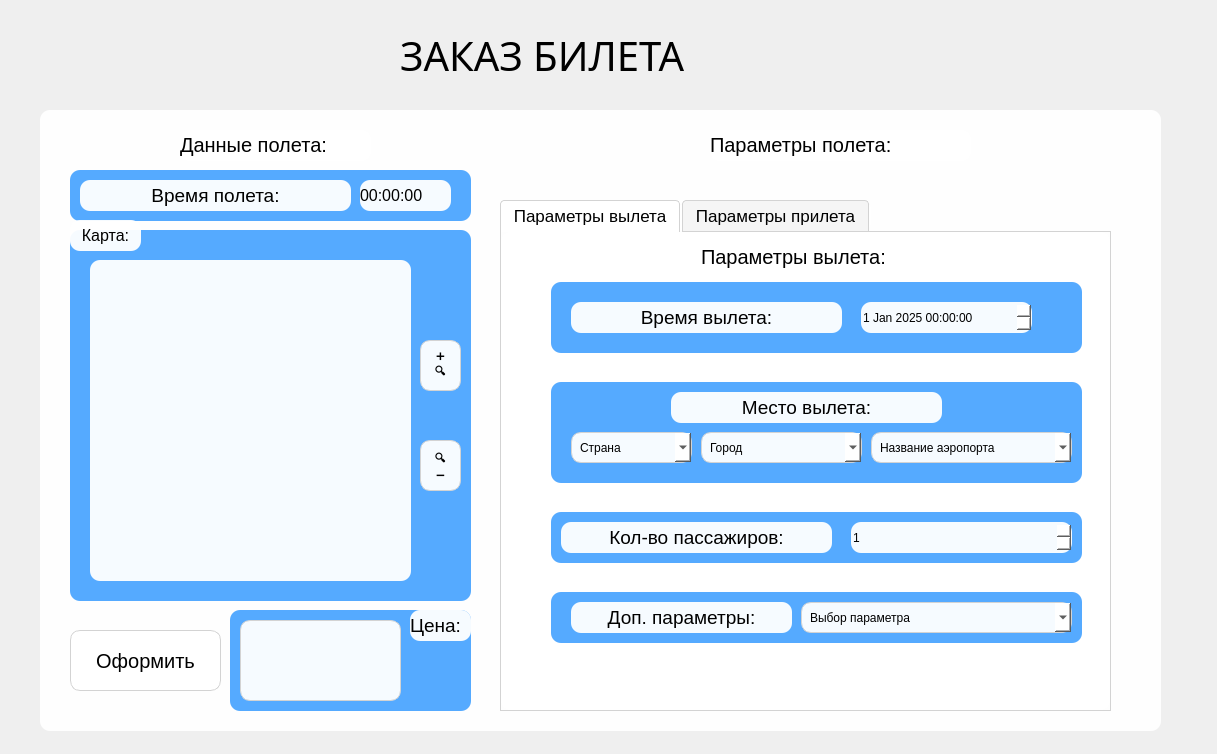
<?xml version="1.0" encoding="UTF-8"?>
<ui version="4.0">
 <class>MainWindow</class>
 <widget class="QMainWindow" name="MainWindow">
  <property name="geometry">
   <rect>
    <x>0</x>
    <y>0</y>
    <width>1217</width>
    <height>754</height>
   </rect>
  </property>
  <property name="windowTitle">
   <string>AVIATO:MAIN</string>
  </property>
  <property name="styleSheet">
   <string notr="true">QSpinBox { text-align: center; }

/* Кнопки */
QPushButton {
    background-color: #f5f5f5;
    border: 1px solid #d3d3d3;
    border-radius: 4px;
    padding: 5px 12px;
}

QPushButton:hover {
    background-color: #e9e9e9;
    border-color: #b5b5b5;
}

QPushButton:pressed {
    background-color: #d9d9d9;
}

QPushButton:focus {
    border: 1px solid #1e90ff;
    outline: none;
}

/* Акцентные кнопки */
QPushButton[accent=&quot;true&quot;] {
    background-color: #1e90ff;
    color: white;
}

QPushButton[accent=&quot;true&quot;]:hover {
    background-color: #1c7fe6;
}

QPushButton[accent=&quot;true&quot;]:pressed {
    background-color: #1a6fcc;
}

/* Поля ввода */
QLineEdit, QTextEdit, QPlainTextEdit, QComboBox {
    border: 1px solid #d3d3d3;
    border-radius: 4px;
    padding: 5px 8px;
    background-color: white;
    selection-background-color: #1e90ff;
    selection-color: white;
}

QLineEdit:focus, QTextEdit:focus, QPlainTextEdit:focus, QComboBox:focus {
    border: 1px solid #1e90ff;
    outline: none;
}

/* Чекбоксы и радиокнопки */
QCheckBox::indicator, QRadioButton::indicator {
    width: 16px;
    height: 16px;
}

QCheckBox::indicator:checked, QRadioButton::indicator:checked {
    background-color: #1e90ff;
    border: 1px solid #1c7fe6;
}

/* Полосы прокрутки */
QScrollBar:vertical {
    border: none;
    background: #f5f5f5;
    width: 10px;
    margin: 0px 0px 0px 0px;
}

QScrollBar::handle:vertical {
    background: #d3d3d3;
    min-height: 20px;
    border-radius: 4px;
}

QScrollBar::handle:vertical:hover {
    background: #b5b5b5;
}

QScrollBar::add-line:vertical, QScrollBar::sub-line:vertical {
    background: none;
}

/* Вкладки */
QTabWidget::pane {
    border: 1px solid #d3d3d3;
    top: -1px;
}

QTabBar::tab {
    background: #f5f5f5;
    border: 1px solid #d3d3d3;
    padding: 5px 12px;
    margin-right: 2px;
    border-top-left-radius: 4px;
    border-top-right-radius: 4px;
}

QTabBar::tab:selected {
    background: white;
    border-bottom-color: white;
}

QTabBar::tab:hover {
    background: #e9e9e9;
}

/* Меню */
QMenuBar {
    background-color: #ffffff;
    border-bottom: 1px solid #d3d3d3;
}

QMenuBar::item:selected {
    background-color: #e9e9e9;
}

QMenu {
    background-color: white;
    border: 1px solid #d3d3d3;
    padding: 4px;
}

QMenu::item:selected {
    background-color: #1e90ff;
    color: white;
}

/* Прогресс-бар */
QProgressBar {
    border: 1px solid #d3d3d3;
    border-radius: 4px;
    text-align: center;
}

QProgressBar::chunk {
    background-color: #1e90ff;
    width: 10px;
}</string>
  </property>
  <widget class="QWidget" name="centralwidget">
   <widget class="QLabel" name="label">
    <property name="geometry">
     <rect>
      <x>400</x>
      <y>20</y>
      <width>411</width>
      <height>71</height>
     </rect>
    </property>
    <property name="font">
     <font>
      <family>Segoe UI Black</family>
      <pointsize>30</pointsize>
     </font>
    </property>
    <property name="text">
     <string>ЗАКАЗ БИЛЕТА</string>
    </property>
   </widget>
   <widget class="QFrame" name="frame">
    <property name="geometry">
     <rect>
      <x>40</x>
      <y>110</y>
      <width>1121</width>
      <height>621</height>
     </rect>
    </property>
    <property name="styleSheet">
     <string notr="true">border-radius: 10px;
background-color: rgba(255, 255, 255, 0.95);</string>
    </property>
    <property name="frameShape">
     <enum>QFrame::StyledPanel</enum>
    </property>
    <property name="frameShadow">
     <enum>QFrame::Raised</enum>
    </property>
    <widget class="Line" name="line_5">
     <property name="geometry">
      <rect>
       <x>30</x>
       <y>120</y>
       <width>401</width>
       <height>371</height>
      </rect>
     </property>
     <property name="styleSheet">
      <string notr="true">background-color: rgb(85, 170, 255);</string>
     </property>
     <property name="orientation">
      <enum>Qt::Horizontal</enum>
     </property>
    </widget>
    <widget class="QLabel" name="label_8">
     <property name="geometry">
      <rect>
       <x>50</x>
       <y>150</y>
       <width>321</width>
       <height>321</height>
      </rect>
     </property>
     <property name="text">
      <string/>
     </property>
    </widget>
    <widget class="Line" name="line_6">
     <property name="geometry">
      <rect>
       <x>30</x>
       <y>60</y>
       <width>401</width>
       <height>51</height>
      </rect>
     </property>
     <property name="styleSheet">
      <string notr="true">background-color: rgb(85, 170, 255);</string>
     </property>
     <property name="orientation">
      <enum>Qt::Horizontal</enum>
     </property>
    </widget>
    <widget class="QLabel" name="label_10">
     <property name="geometry">
      <rect>
       <x>140</x>
       <y>20</y>
       <width>191</width>
       <height>31</height>
      </rect>
     </property>
     <property name="font">
      <font>
       <pointsize>15</pointsize>
      </font>
     </property>
     <property name="text">
      <string>&lt;html&gt;&lt;head/&gt;&lt;body&gt;&lt;p&gt;Данные полета:&lt;/p&gt;&lt;/body&gt;&lt;/html&gt;</string>
     </property>
    </widget>
    <widget class="QLabel" name="label_11">
     <property name="geometry">
      <rect>
       <x>40</x>
       <y>70</y>
       <width>271</width>
       <height>31</height>
      </rect>
     </property>
     <property name="font">
      <font>
       <pointsize>14</pointsize>
      </font>
     </property>
     <property name="text">
      <string>Время полета:</string>
     </property>
     <property name="alignment">
      <set>Qt::AlignCenter</set>
     </property>
    </widget>
    <widget class="QLabel" name="label_12">
     <property name="geometry">
      <rect>
       <x>320</x>
       <y>70</y>
       <width>91</width>
       <height>31</height>
      </rect>
     </property>
     <property name="font">
      <font>
       <pointsize>12</pointsize>
      </font>
     </property>
     <property name="text">
      <string>00:00:00</string>
     </property>
    </widget>
    <widget class="QPushButton" name="pushButton">
     <property name="geometry">
      <rect>
       <x>30</x>
       <y>520</y>
       <width>151</width>
       <height>61</height>
      </rect>
     </property>
     <property name="font">
      <font>
       <pointsize>15</pointsize>
      </font>
     </property>
     <property name="text">
      <string>Оформить</string>
     </property>
    </widget>
    <widget class="QLabel" name="label_9">
     <property name="geometry">
      <rect>
       <x>30</x>
       <y>110</y>
       <width>71</width>
       <height>31</height>
      </rect>
     </property>
     <property name="font">
      <font>
       <pointsize>12</pointsize>
      </font>
     </property>
     <property name="text">
      <string>Карта:</string>
     </property>
     <property name="alignment">
      <set>Qt::AlignCenter</set>
     </property>
    </widget>
    <widget class="Line" name="line_8">
     <property name="geometry">
      <rect>
       <x>190</x>
       <y>500</y>
       <width>241</width>
       <height>101</height>
      </rect>
     </property>
     <property name="styleSheet">
      <string notr="true">background-color: rgb(85, 170, 255);</string>
     </property>
     <property name="orientation">
      <enum>Qt::Horizontal</enum>
     </property>
    </widget>
    <widget class="QLabel" name="label_14">
     <property name="geometry">
      <rect>
       <x>370</x>
       <y>500</y>
       <width>61</width>
       <height>31</height>
      </rect>
     </property>
     <property name="font">
      <font>
       <pointsize>14</pointsize>
      </font>
     </property>
     <property name="text">
      <string>Цена:</string>
     </property>
    </widget>
    <widget class="QPlainTextEdit" name="plainTextEdit">
     <property name="geometry">
      <rect>
       <x>200</x>
       <y>510</y>
       <width>161</width>
       <height>81</height>
      </rect>
     </property>
    </widget>
    <widget class="QTabWidget" name="tabWidget">
     <property name="geometry">
      <rect>
       <x>460</x>
       <y>90</y>
       <width>611</width>
       <height>511</height>
      </rect>
     </property>
     <property name="font">
      <font>
       <pointsize>13</pointsize>
      </font>
     </property>
     <property name="currentIndex">
      <number>0</number>
     </property>
     <widget class="QWidget" name="tab">
      <attribute name="title">
       <string>Параметры вылета</string>
      </attribute>
      <widget class="Line" name="line">
       <property name="geometry">
        <rect>
         <x>50</x>
         <y>50</y>
         <width>531</width>
         <height>71</height>
        </rect>
       </property>
       <property name="styleSheet">
        <string notr="true">background-color: rgb(85, 170, 255);</string>
       </property>
       <property name="orientation">
        <enum>Qt::Horizontal</enum>
       </property>
      </widget>
      <widget class="QLabel" name="label_3">
       <property name="geometry">
        <rect>
         <x>200</x>
         <y>10</y>
         <width>261</width>
         <height>31</height>
        </rect>
       </property>
       <property name="font">
        <font>
         <pointsize>15</pointsize>
        </font>
       </property>
       <property name="text">
        <string>&lt;html&gt;&lt;head/&gt;&lt;body&gt;&lt;p&gt;Параметры вылета:&lt;/p&gt;&lt;/body&gt;&lt;/html&gt;</string>
       </property>
      </widget>
      <widget class="QLabel" name="label_2">
       <property name="geometry">
        <rect>
         <x>70</x>
         <y>70</y>
         <width>271</width>
         <height>31</height>
        </rect>
       </property>
       <property name="font">
        <font>
         <pointsize>14</pointsize>
        </font>
       </property>
       <property name="text">
        <string>Время вылета:</string>
       </property>
       <property name="alignment">
        <set>Qt::AlignCenter</set>
       </property>
      </widget>
      <widget class="QDateTimeEdit" name="dateTimeEdit">
       <property name="geometry">
        <rect>
         <x>360</x>
         <y>70</y>
         <width>171</width>
         <height>31</height>
        </rect>
       </property>
       <property name="styleSheet">
        <string notr="true">font: 11pt &quot;MS Shell Dlg 2&quot;;</string>
       </property>
       <property name="date">
        <date>
         <year>2025</year>
         <month>1</month>
         <day>1</day>
        </date>
       </property>
      </widget>
      <widget class="Line" name="line_2">
       <property name="geometry">
        <rect>
         <x>50</x>
         <y>150</y>
         <width>531</width>
         <height>101</height>
        </rect>
       </property>
       <property name="styleSheet">
        <string notr="true">background-color: rgb(85, 170, 255);</string>
       </property>
       <property name="orientation">
        <enum>Qt::Horizontal</enum>
       </property>
      </widget>
      <widget class="QLabel" name="label_4">
       <property name="geometry">
        <rect>
         <x>170</x>
         <y>160</y>
         <width>271</width>
         <height>31</height>
        </rect>
       </property>
       <property name="font">
        <font>
         <pointsize>14</pointsize>
        </font>
       </property>
       <property name="text">
        <string>Место вылета:</string>
       </property>
       <property name="alignment">
        <set>Qt::AlignCenter</set>
       </property>
      </widget>
      <widget class="QComboBox" name="comboBox">
       <property name="geometry">
        <rect>
         <x>70</x>
         <y>200</y>
         <width>121</width>
         <height>31</height>
        </rect>
       </property>
       <property name="styleSheet">
        <string notr="true">font: 10pt &quot;MS Shell Dlg 2&quot;;</string>
       </property>
       <item>
        <property name="text">
         <string>Страна</string>
        </property>
       </item>
      </widget>
      <widget class="QComboBox" name="comboBox_2">
       <property name="geometry">
        <rect>
         <x>200</x>
         <y>200</y>
         <width>161</width>
         <height>31</height>
        </rect>
       </property>
       <property name="styleSheet">
        <string notr="true">font: 10pt &quot;MS Shell Dlg 2&quot;;</string>
       </property>
       <item>
        <property name="text">
         <string>Город</string>
        </property>
       </item>
      </widget>
      <widget class="QComboBox" name="comboBox_3">
       <property name="geometry">
        <rect>
         <x>370</x>
         <y>200</y>
         <width>201</width>
         <height>31</height>
        </rect>
       </property>
       <property name="styleSheet">
        <string notr="true">font: 10pt &quot;MS Shell Dlg 2&quot;;</string>
       </property>
       <item>
        <property name="text">
         <string>Название аэропорта</string>
        </property>
       </item>
      </widget>
      <widget class="Line" name="line_3">
       <property name="geometry">
        <rect>
         <x>50</x>
         <y>280</y>
         <width>531</width>
         <height>51</height>
        </rect>
       </property>
       <property name="styleSheet">
        <string notr="true">background-color: rgb(85, 170, 255);</string>
       </property>
       <property name="orientation">
        <enum>Qt::Horizontal</enum>
       </property>
      </widget>
      <widget class="QLabel" name="label_5">
       <property name="geometry">
        <rect>
         <x>60</x>
         <y>290</y>
         <width>271</width>
         <height>31</height>
        </rect>
       </property>
       <property name="font">
        <font>
         <pointsize>14</pointsize>
        </font>
       </property>
       <property name="text">
        <string>Кол-во пассажиров:</string>
       </property>
       <property name="alignment">
        <set>Qt::AlignCenter</set>
       </property>
      </widget>
      <widget class="QSpinBox" name="spinBox">
       <property name="geometry">
        <rect>
         <x>350</x>
         <y>290</y>
         <width>221</width>
         <height>31</height>
        </rect>
       </property>
       <property name="styleSheet">
        <string notr="true">font: 11pt &quot;MS Shell Dlg 2&quot;;
text-align:center;</string>
       </property>
       <property name="minimum">
        <number>1</number>
       </property>
      </widget>
      <widget class="Line" name="line_7">
       <property name="geometry">
        <rect>
         <x>50</x>
         <y>360</y>
         <width>531</width>
         <height>51</height>
        </rect>
       </property>
       <property name="styleSheet">
        <string notr="true">background-color: rgb(85, 170, 255);</string>
       </property>
       <property name="orientation">
        <enum>Qt::Horizontal</enum>
       </property>
      </widget>
      <widget class="QLabel" name="label_13">
       <property name="geometry">
        <rect>
         <x>70</x>
         <y>370</y>
         <width>221</width>
         <height>31</height>
        </rect>
       </property>
       <property name="font">
        <font>
         <pointsize>14</pointsize>
        </font>
       </property>
       <property name="text">
        <string>Доп. параметры:</string>
       </property>
       <property name="alignment">
        <set>Qt::AlignCenter</set>
       </property>
      </widget>
      <widget class="QComboBox" name="comboBox_7">
       <property name="geometry">
        <rect>
         <x>300</x>
         <y>370</y>
         <width>271</width>
         <height>31</height>
        </rect>
       </property>
       <property name="styleSheet">
        <string notr="true">font: 10pt &quot;MS Shell Dlg 2&quot;;</string>
       </property>
       <item>
        <property name="text">
         <string>Выбор параметра</string>
        </property>
       </item>
       <item>
        <property name="text">
         <string>Гравитационный двигатель</string>
        </property>
       </item>
      </widget>
     </widget>
     <widget class="QWidget" name="tab_2">
      <attribute name="title">
       <string>Параметры прилета</string>
      </attribute>
      <widget class="Line" name="line_4">
       <property name="geometry">
        <rect>
         <x>40</x>
         <y>90</y>
         <width>541</width>
         <height>111</height>
        </rect>
       </property>
       <property name="styleSheet">
        <string notr="true">background-color: rgb(85, 170, 255);</string>
       </property>
       <property name="orientation">
        <enum>Qt::Horizontal</enum>
       </property>
      </widget>
      <widget class="QLabel" name="label_6">
       <property name="geometry">
        <rect>
         <x>210</x>
         <y>20</y>
         <width>261</width>
         <height>31</height>
        </rect>
       </property>
       <property name="font">
        <font>
         <pointsize>15</pointsize>
        </font>
       </property>
       <property name="text">
        <string>&lt;html&gt;&lt;head/&gt;&lt;body&gt;&lt;p&gt;Параметры прилета:&lt;/p&gt;&lt;/body&gt;&lt;/html&gt;</string>
       </property>
      </widget>
      <widget class="QLabel" name="label_7">
       <property name="geometry">
        <rect>
         <x>190</x>
         <y>100</y>
         <width>271</width>
         <height>31</height>
        </rect>
       </property>
       <property name="font">
        <font>
         <pointsize>14</pointsize>
        </font>
       </property>
       <property name="text">
        <string>Место прилета:</string>
       </property>
       <property name="alignment">
        <set>Qt::AlignCenter</set>
       </property>
      </widget>
      <widget class="QComboBox" name="comboBox_4">
       <property name="geometry">
        <rect>
         <x>60</x>
         <y>150</y>
         <width>101</width>
         <height>31</height>
        </rect>
       </property>
       <property name="styleSheet">
        <string notr="true">font: 10pt &quot;MS Shell Dlg 2&quot;;</string>
       </property>
       <item>
        <property name="text">
         <string>Страна</string>
        </property>
       </item>
      </widget>
      <widget class="QComboBox" name="comboBox_5">
       <property name="geometry">
        <rect>
         <x>180</x>
         <y>150</y>
         <width>171</width>
         <height>31</height>
        </rect>
       </property>
       <property name="styleSheet">
        <string notr="true">font: 10pt &quot;MS Shell Dlg 2&quot;;</string>
       </property>
       <item>
        <property name="text">
         <string>Город</string>
        </property>
       </item>
      </widget>
      <widget class="QComboBox" name="comboBox_6">
       <property name="geometry">
        <rect>
         <x>360</x>
         <y>150</y>
         <width>211</width>
         <height>31</height>
        </rect>
       </property>
       <property name="styleSheet">
        <string notr="true">font: 10pt &quot;MS Shell Dlg 2&quot;;</string>
       </property>
       <item>
        <property name="text">
         <string>Название аэропорта</string>
        </property>
       </item>
      </widget>
     </widget>
    </widget>
    <widget class="QLabel" name="label_15">
     <property name="geometry">
      <rect>
       <x>670</x>
       <y>20</y>
       <width>261</width>
       <height>31</height>
      </rect>
     </property>
     <property name="font">
      <font>
       <pointsize>15</pointsize>
      </font>
     </property>
     <property name="text">
      <string>&lt;html&gt;&lt;head/&gt;&lt;body&gt;&lt;p&gt;Параметры полета:&lt;/p&gt;&lt;/body&gt;&lt;/html&gt;</string>
     </property>
    </widget>
    <widget class="QPushButton" name="pushButton_2">
     <property name="geometry">
      <rect>
       <x>380</x>
       <y>230</y>
       <width>41</width>
       <height>51</height>
      </rect>
     </property>
     <property name="font">
      <font>
       <pointsize>8</pointsize>
       <weight>75</weight>
       <bold>true</bold>
      </font>
     </property>
     <property name="text">
      <string>➕
🔍</string>
     </property>
    </widget>
    <widget class="QPushButton" name="pushButton_3">
     <property name="geometry">
      <rect>
       <x>380</x>
       <y>330</y>
       <width>41</width>
       <height>51</height>
      </rect>
     </property>
     <property name="font">
      <font>
       <pointsize>8</pointsize>
       <weight>75</weight>
       <bold>true</bold>
      </font>
     </property>
     <property name="text">
      <string>🔍
➖</string>
     </property>
    </widget>
   </widget>
  </widget>
 </widget>
 <resources/>
 <connections/>
</ui>
